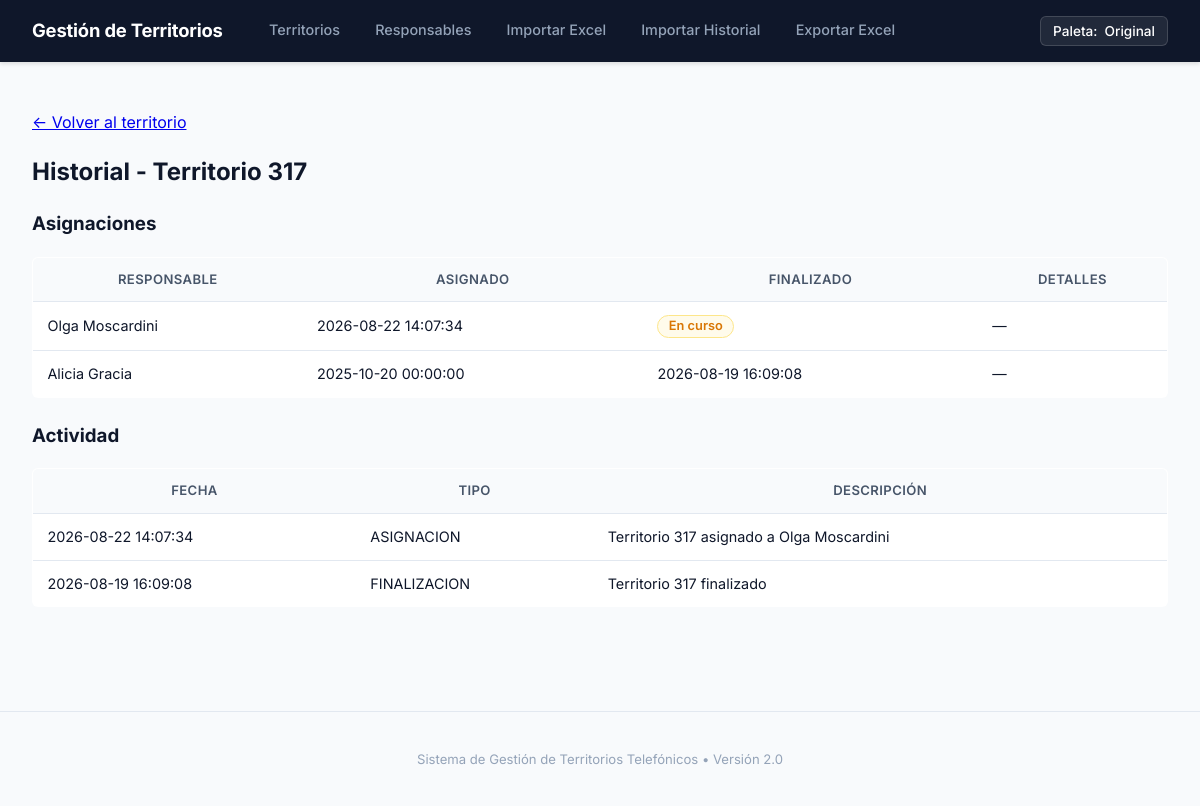
Screenshot of /territorio/136/historial with the database file from the repository.
### tables this page shows
CREATE TABLE territorios (
    id INTEGER PRIMARY KEY AUTOINCREMENT,
    numero TEXT NOT NULL UNIQUE,
    estado TEXT CHECK(estado IN ('Disponible', 'En trabajo')) DEFAULT 'Disponible'
);

CREATE TABLE asignaciones (
    id INTEGER PRIMARY KEY AUTOINCREMENT,
    territorio_id INTEGER NOT NULL,
    responsable_id INTEGER NOT NULL,
    fecha_asignado TEXT NOT NULL,      -- Formato ISO: YYYY-MM-DD HH:MM:SS
    fecha_finalizacion TEXT DEFAULT NULL,
    detalles TEXT,
    FOREIGN KEY (territorio_id) REFERENCES territorios(id),
    FOREIGN KEY (responsable_id) REFERENCES responsables(id)
);

CREATE TABLE responsables (
    id INTEGER PRIMARY KEY AUTOINCREMENT,
    nombre TEXT NOT NULL,
    activo INTEGER DEFAULT 1 -- 1: activo, 0: inactivo
, telefono TEXT DEFAULT NULL, email TEXT DEFAULT NULL, fecha_alta TEXT DEFAULT NULL);

CREATE TABLE actividad (
    id INTEGER PRIMARY KEY AUTOINCREMENT,
    territorio_id INTEGER,
    registro_id INTEGER,
    responsable_id INTEGER,
    tipo TEXT NOT NULL,               -- Ej: 'EDICION', 'ASIGNACION', 'FINALIZACION'
    descripcion TEXT NOT NULL,
    fecha TEXT NOT NULL,
    FOREIGN KEY (territorio_id) REFERENCES territorios(id),
    FOREIGN KEY (registro_id) REFERENCES registros(id)
);

### routes/territorios.py (the view)
    @app.route("/territorio/<int:territorio_id>/historial")
    def territorio_historial(territorio_id):
        conn = get_connection()
        territorio = conn.execute(
            "SELECT * FROM territorios WHERE id = ?", (territorio_id,)
        ).fetchone()
        if territorio is None:
            conn.close()
            abort(404)
        asignaciones = conn.execute(
            """
            SELECT a.*, r.nombre AS responsable_nombre
            FROM asignaciones a
            JOIN responsables r ON r.id = a.responsable_id
            WHERE a.territorio_id = ?
            ORDER BY a.fecha_asignado DESC
            """,
            (territorio_id,),
        ).fetchall()
        actividad = conn.execute(
            """
            SELECT * FROM actividad
            WHERE territorio_id = ?
            ORDER BY fecha DESC, id DESC
            """,
            (territorio_id,),
        ).fetchall()
        conn.close()
        return render_template(
            "historial.html",
            territorio=territorio,
            asignaciones=asignaciones,
            actividad=actividad,
        )

### app/db.py (called while the page is built)
def get_connection():
    connection = sqlite3.connect(DATABASE_PATH)
    connection.row_factory = sqlite3.Row
    connection.execute("PRAGMA foreign_keys = ON")
    return connection

### templates/historial.html (shortened to what this page needs)
{% extends "base.html" %}
{% block content %}
    <p><a href="{{ url_for('territorio_detalle', territorio_id=territorio.id) }}">&larr; Volver al territorio</a></p>
    <h2>Historial - Territorio {{ territorio.numero }}</h2>
    <h3>Asignaciones</h3>
    {% if asignaciones|length == 0 %}
        <p>Este territorio todavía no fue asignado nunca.</p>
    {% else %}
        <table class="tabla-historial">
            <thead>
                <tr>
                    <th>Responsable</th>
                    <th>Asignado</th>
                    <th>Finalizado</th>
                    <th>Detalles</th>
                </tr>
            </thead>
            <tbody>
                {% for a in asignaciones %}
                <tr>
                    <td>{{ a.responsable_nombre }}</td>
                    <td>{{ a.fecha_asignado }}</td>
                    <td>
                        {% if a.fecha_finalizacion %}
                            {{ a.fecha_finalizacion }}
                        {% else %}
                            <span class="badge badge-en-trabajo">En curso</span>
                        {% endif %}
                    </td>
                    <td>{{ a.detalles or "—" }}</td>
                </tr>
                {% endfor %}
            </tbody>
        </table>
    {% endif %}
    <h3>Actividad</h3>
    {% if actividad|length == 0 %}
        <p>Todavía no hay actividad registrada para este territorio.</p>
    {% else %}
        <table class="tabla-historial">
            <thead>
                <tr>
                    <th>Fecha</th>
                    <th>Tipo</th>
                    <th>Descripción</th>
                </tr>
            </thead>
            <tbody>
                {% for ev in actividad %}
                <tr>
                    <td>{{ ev.fecha }}</td>
                    <td>{{ ev.tipo }}</td>
                    <td>{{ ev.descripcion }}</td>
                </tr>
                {% endfor %}
            </tbody>
        </table>
    {% endif %}
{% endblock %}

### static/css/style.css (style rules this page uses)
:root { --font-sans: 'Inter', -apple-system, BlinkMacSystemFont, 'Segoe UI', Roboto, Helvetica, Arial, sans-serif; --bg-body: #f8fafc; --bg-surface: #ffffff; --bg-header: #0f172a; --bg-header-active: #1e293b; --bg-hover: #f1f5f9; --text-main: #0f172a; --text-secondary: #475569; --text-muted: #64748b; --text-light: #94a3b8; --text-white: #ffffff; --border-color: #e2e8f0; --border-color-darker: #cbd5e1; --color-trabajo: #d97706; --color-trabajo-bg: #fffbeb; --color-trabajo-border: #fde68a; --color-disp: #059669; --color-disp-bg: #ecfdf5; --color-disp-border: #a7f3d0; --color-primary: #0f172a; --color-primary-hover: #1e293b; --color-blue: #2563eb; --color-blue-hover: #1d4ed8; --color-danger: #dc2626; --color-danger-bg: #fef2f2; --color-danger-border: #fecaca; --shadow-sm: 0 1px 2px 0 rgba(0, 0, 0, 0.05); --shadow-md: 0 4px 6px -1px rgba(0, 0, 0, 0.07), 0 2px 4px -2px rgba(0, 0, 0, 0.05); --shadow-lg: 0 10px 15px -3px rgba(0, 0, 0, 0.08), 0 4px 6px -4px rgba(0, 0, 0, 0.04); --radius-sm: 4px; --radius-md: 6px; --radius-lg: 10px; --radius-xl: 14px; --transition-fast: 0.15s ease; --transition-normal: 0.2s ease; }
*, *::before, *::after { box-sizing: border-box; }
body { font-family: var(--font-sans); margin: 0; padding: 0; background-color: var(--bg-body); color: var(--text-main); line-height: 1.5; -webkit-font-smoothing: antialiased; }
.badge { display: inline-flex; align-items: center; gap: 0.35rem; padding: 0.25rem 0.65rem; border-radius: 9999px; font-size: 0.8rem; font-weight: 600; line-height: 1; white-space: nowrap; }
.badge-en-trabajo { background-color: var(--color-trabajo-bg); color: var(--color-trabajo); border: 1px solid var(--color-trabajo-border); }
.tabla-responsables, .tabla-registros, .tabla-historial { width: 100%; border-collapse: collapse; background-color: var(--bg-surface); border: 1px solid var(--border-color); border-radius: var(--radius-md); overflow: hidden; margin-bottom: 1.5rem; }
.tabla-responsables th, .tabla-registros th, .tabla-historial th { background-color: #f8fafc; padding: 0.75rem 0.9rem; font-size: 0.82rem; font-weight: 600; color: var(--text-secondary); border-bottom: 1px solid var(--border-color); text-transform: uppercase; letter-spacing: 0.03em; }
.tabla-responsables td, .tabla-registros td, .tabla-historial td { padding: 0.75rem 0.9rem; border-bottom: 1px solid var(--border-color); font-size: 0.9rem; vertical-align: middle; }

### rows the page displays
territorios: numero "317"
asignaciones: responsable_nombre "Olga Moscardini", fecha_asignado "2026-08-22 14:07:34", shows "En curso", detalles "—"
asignaciones: responsable_nombre "Alicia Gracia", fecha_asignado "2025-10-20 00:00:00", fecha_finalizacion "2026-08-19 16:09:08", detalles "—"
actividad: fecha "2026-08-22 14:07:34", tipo "ASIGNACION", descripcion "Territorio 317 asignado a Olga Moscardini"
actividad: fecha "2026-08-19 16:09:08", tipo "FINALIZACION", descripcion "Territorio 317 finalizado"
